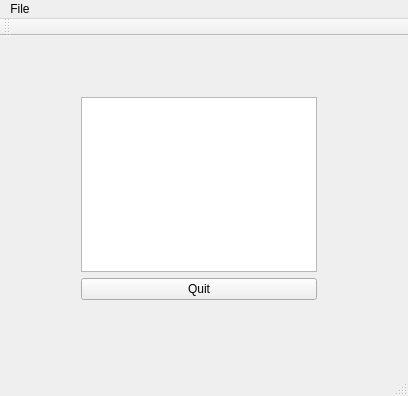
<?xml version="1.0" encoding="UTF-8"?>
<ui version="4.0">
 <class>Notepad</class>
 <widget class="QMainWindow" name="Notepad">
  <property name="geometry">
   <rect>
    <x>0</x>
    <y>0</y>
    <width>408</width>
    <height>396</height>
   </rect>
  </property>
  <property name="windowTitle">
   <string>Notepad</string>
  </property>
  <widget class="QWidget" name="centralWidget">
   <widget class="QWidget" name="layoutWidget">
    <property name="geometry">
     <rect>
      <x>70</x>
      <y>50</y>
      <width>258</width>
      <height>225</height>
     </rect>
    </property>
    <layout class="QVBoxLayout" name="verticalLayout">
     <item>
      <widget class="QTextEdit" name="textEdit"/>
     </item>
     <item>
      <widget class="QPushButton" name="quitButton">
       <property name="text">
        <string>Quit</string>
       </property>
      </widget>
     </item>
    </layout>
   </widget>
  </widget>
  <widget class="QMenuBar" name="menuBar">
   <property name="geometry">
    <rect>
     <x>0</x>
     <y>0</y>
     <width>408</width>
     <height>22</height>
    </rect>
   </property>
   <widget class="QMenu" name="menuFile">
    <property name="title">
     <string>File</string>
    </property>
    <addaction name="actionOpen"/>
    <addaction name="actionSave"/>
   </widget>
   <addaction name="menuFile"/>
  </widget>
  <widget class="QToolBar" name="mainToolBar">
   <attribute name="toolBarArea">
    <enum>TopToolBarArea</enum>
   </attribute>
   <attribute name="toolBarBreak">
    <bool>false</bool>
   </attribute>
  </widget>
  <widget class="QStatusBar" name="statusBar"/>
  <action name="actionOpen">
   <property name="text">
    <string>Open</string>
   </property>
  </action>
  <action name="actionSave">
   <property name="text">
    <string>Save</string>
   </property>
  </action>
 </widget>
 <layoutdefault spacing="6" margin="11"/>
 <resources/>
 <connections/>
</ui>
